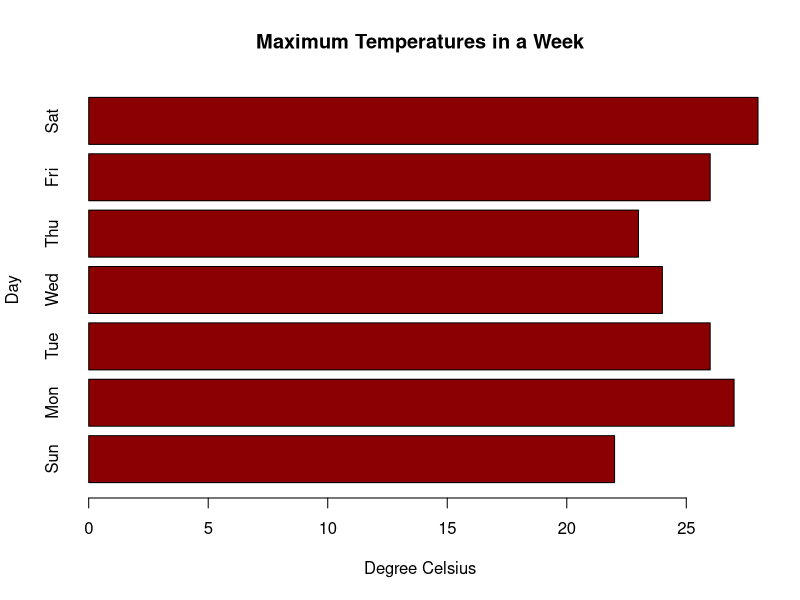
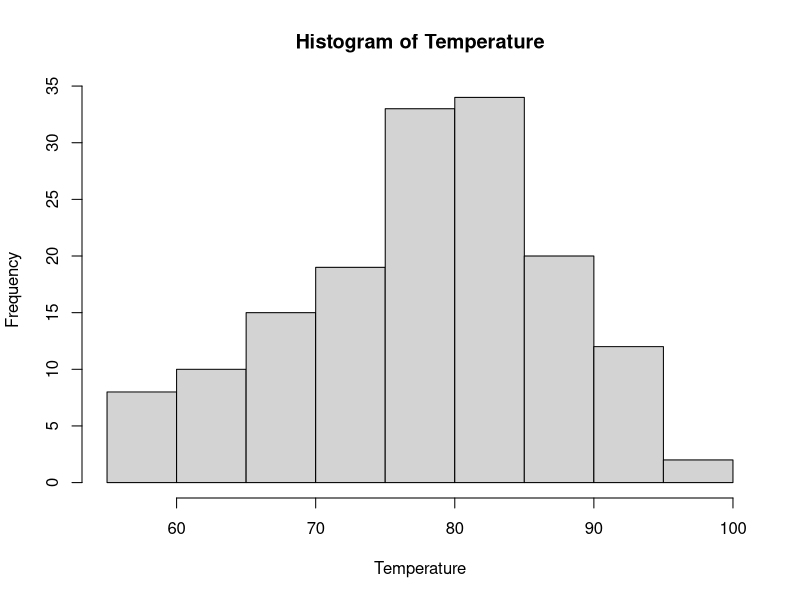

The R script that drew these images, in order:
max.temp <- c(22, 27, 26, 24, 23, 26, 28)
barplot(max.temp,
        main = "Maximum Temperatures in a Week",
        xlab = "Degree Celsius",
        ylab = "Day",
        names.arg = c("Sun", "Mon", "Tue", "Wed", "Thu", "Fri", "Sat"),
        col = "darkred",
        horiz = TRUE)

#histograma

Temperature <- airquality$Temp
hist(Temperature)